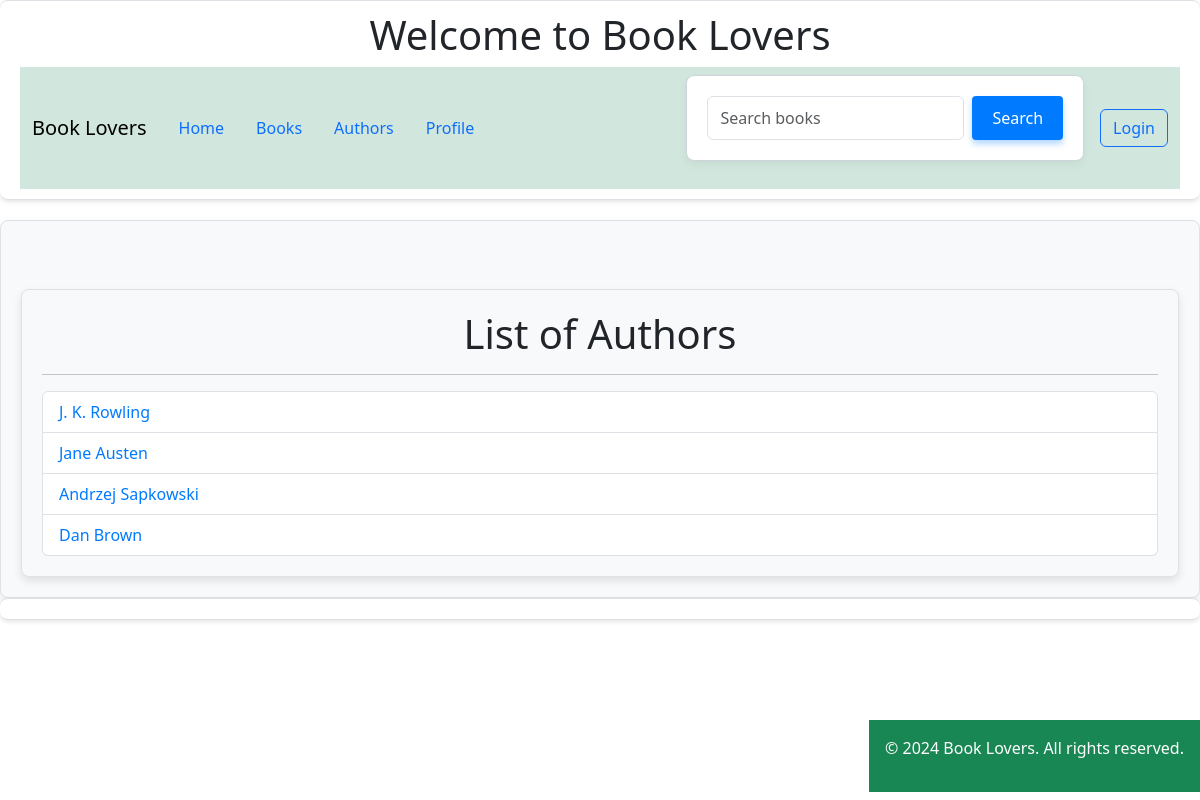
/authors/, run on an earlier commit of the app's database.
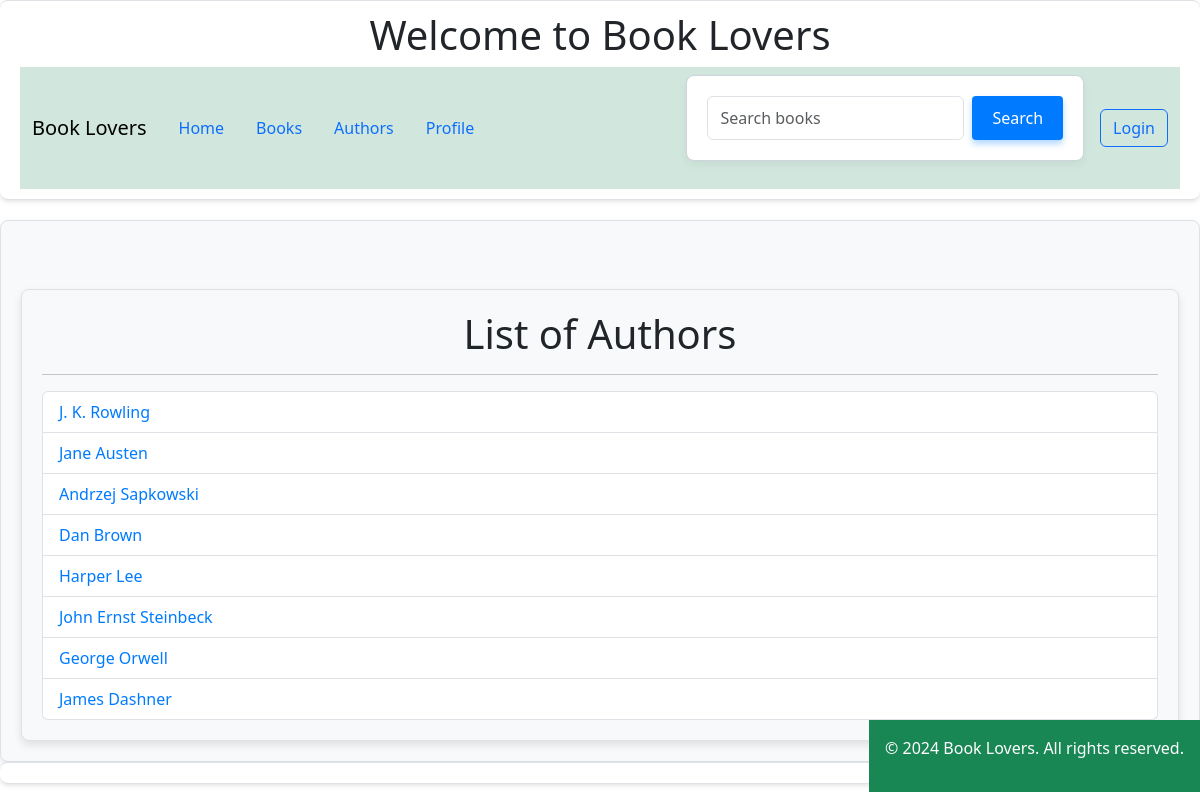
And on a later commit of the database.
### book_check/models.py (models this page shows, shortened)
class Author(models.Model):
    name = models.CharField(max_length=255)
    biography = models.TextField(blank=True)
    date_of_birth = models.DateField(null=True, blank=True)
    date_of_death = models.DateField(null=True, blank=True)

### book_check/views.py (the view)
# urls.py: path('authors/', author_list, name='author-list'),
def author_list(request):
    authors = Author.objects.all()
    return render(request, 'author_list.html', {'authors': authors})

### templates/author_list.html
{% extends 'base.html' %}
{% block content %}
<div class="container mt-5">
    <h1 class="text-center">List of Authors</h1>
    <hr>
    <ul class="list-group">
        {% for author in authors %}
            <li class="list-group-item">
                <a href="{% url 'author_detail' author.pk %}">{{ author.name }}</a>
            </li>
        {% endfor %}
    </ul>
</div>
{% endblock %}

### templates/base.html (shortened to what this page needs)
<!DOCTYPE html>
{% load static %}
<html lang="en">
<head>
    <link href="https://cdn.jsdelivr.net/npm/bootstrap@5.3.3/dist/css/bootstrap.min.css" rel="stylesheet">
    <link rel="stylesheet" href="{% static 'style.css' %}">
</head>
<body>
    <header>
        <h1 class="text-center">{% block header %}Welcome to Book Lovers{% endblock %}</h1>
        <nav class="navbar navbar-expand-lg bg-body-tertiary bg-success-subtle text-success-emphasis">
            <div class="container-fluid">
                <a class="navbar-brand" href="#">Book Lovers</a>
                <div class="collapse navbar-collapse" id="navbarSupportedContent">
                    <ul class="nav justify-content-center">
                        <li class="nav-item">
                            <a class="nav-link active" aria-current="page" href="{% url 'home' %}">Home</a>
                        </li>
                        <li class="nav-item">
                            <a class="nav-link" href="{% url 'book-list' %}">Books</a>
                        </li>
                        <li class="nav-item">
                            <a class="nav-link" href="{% url 'author-list' %}">Authors</a>
                        </li>
                        <li class="nav-item">
                            <a class="nav-link" href="{% url 'profile' %}">Profile</a>
                        </li>
                    </ul>
                    <form class="d-flex ms-auto" action="{% url 'book-search' %}" method="get">
                        <input class="form-control me-2" type="search" name="q" placeholder="Search books" aria-label="Search">
                        <button class="btn btn-outline-success" type="submit">Search</button>
                    </form>
                    {% if user.is_authenticated %}
                        <a class="btn btn-outline-primary ms-3" href="{% url 'logout' %}" role="button">Logout</a>
                    {% else %}
                        <a class="btn btn-outline-primary ms-3" href="{% url 'login' %}" role="button">Login</a>
                    {% endif %}
                </div>
            </div>
        </nav>
    </header>
    <main>
        <div class="container">
            {% block content %}{% endblock %}
        </div>
    </main>
    <footer>
        {% include 'footer.html' %}
    </footer>
</body>
</html>

### templates/footer.html (shortened to what this page needs)
<div class="footer">
    <div class="p-3 mb-2 bg-success text-white">
        <p>&copy; 2024 Book Lovers. All rights reserved.</p>
    </div>
</div>

### static/style.css (style rules this page uses)
.container { max-width: 1200px; margin: 0 auto; padding: 20px; border: 1px solid #dee2e6; border-radius: 8px; background-color: #f8f9fa; box-shadow: 0 4px 8px rgba(0, 0, 0, 0.1); }
header, footer { padding: 10px 20px; margin-bottom: 20px; border-bottom: 1px solid #dee2e6; border-top: 1px solid #dee2e6; background-color: #ffffff; box-shadow: 0 2px 4px rgba(0, 0, 0, 0.1); border-radius: 8px; }
form { padding: 20px; margin-bottom: 20px; border: 1px solid #ced4da; border-radius: 8px; background-color: #ffffff; box-shadow: 0 4px 8px rgba(0, 0, 0, 0.05); }
form button[type="submit"] { padding: 10px 20px; background-color: #007bff; border: none; border-radius: 4px; color: #ffffff; cursor: pointer; box-shadow: 0 4px 6px rgba(0, 123, 255, 0.3); }
a { color: #007bff; text-decoration: none; }
.list-group-item { display: flex; justify-content: space-between; align-items: center; }

### templates/footer.html (style rules this page uses)
html, body { height: 100%; margin: 0; }
.footer { position: fixed; bottom: 0; right: 0; width: auto; text-align: right; }
.footer .p-3 { margin: 0; padding: 0.5rem; }

What changed in the data, as far as the page shows it:
added Author: name "Harper Lee"
added Author: name "John Ernst Steinbeck"
added Author: name "George Orwell"
added Author: name "James Dashner"
